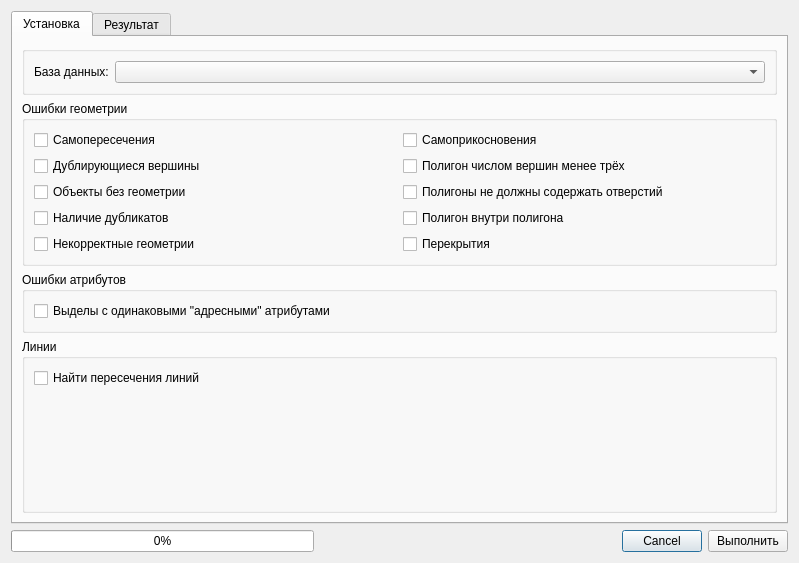
<?xml version="1.0" encoding="UTF-8"?>
<ui version="4.0">
 <class>Dialog</class>
 <widget class="QDialog" name="Dialog">
  <property name="geometry">
   <rect>
    <x>0</x>
    <y>0</y>
    <width>799</width>
    <height>563</height>
   </rect>
  </property>
  <property name="contextMenuPolicy">
   <enum>Qt::CustomContextMenu</enum>
  </property>
  <property name="windowTitle">
   <string>Проверка топологии</string>
  </property>
  <layout class="QVBoxLayout" name="verticalLayout_2">
   <item>
    <widget class="QTabWidget" name="tabWidget">
     <property name="sizePolicy">
      <sizepolicy hsizetype="Expanding" vsizetype="Expanding">
       <horstretch>0</horstretch>
       <verstretch>0</verstretch>
      </sizepolicy>
     </property>
     <property name="sizeIncrement">
      <size>
       <width>0</width>
       <height>0</height>
      </size>
     </property>
     <property name="currentIndex">
      <number>0</number>
     </property>
     <widget class="QWidget" name="tabCommon">
      <attribute name="title">
       <string>Установка</string>
      </attribute>
      <layout class="QVBoxLayout" name="verticalLayout">
       <item>
        <widget class="QGroupBox" name="groupBox_2">
         <property name="sizePolicy">
          <sizepolicy hsizetype="Preferred" vsizetype="Fixed">
           <horstretch>0</horstretch>
           <verstretch>0</verstretch>
          </sizepolicy>
         </property>
         <property name="title">
          <string/>
         </property>
         <layout class="QHBoxLayout" name="horizontalLayout">
          <item>
           <widget class="QLabel" name="label_4">
            <property name="text">
             <string>База данных:</string>
            </property>
           </widget>
          </item>
          <item>
           <widget class="QComboBox" name="TopologyCheckerDBcomboBox">
            <property name="sizePolicy">
             <sizepolicy hsizetype="Expanding" vsizetype="Expanding">
              <horstretch>0</horstretch>
              <verstretch>0</verstretch>
             </sizepolicy>
            </property>
           </widget>
          </item>
         </layout>
        </widget>
       </item>
       <item>
        <widget class="QGroupBox" name="geomCheckBox">
         <property name="title">
          <string>Ошибки геометрии</string>
         </property>
         <layout class="QGridLayout" name="gridLayout">
          <item row="2" column="1">
           <widget class="QCheckBox" name="checkGeomHoleCheck">
            <property name="text">
             <string>Полигоны не должны содержать отверстий</string>
            </property>
           </widget>
          </item>
          <item row="0" column="0">
           <widget class="QCheckBox" name="checkGeomSelfIntersections">
            <property name="text">
             <string>Самопересечения</string>
            </property>
           </widget>
          </item>
          <item row="1" column="0">
           <widget class="QCheckBox" name="checkGeomDuplicateVertex">
            <property name="text">
             <string>Дублирующиеся вершины</string>
            </property>
           </widget>
          </item>
          <item row="1" column="1">
           <widget class="QCheckBox" name="checkGeomPolygonCountVertex">
            <property name="text">
             <string>Полигон числом вершин менее трёх</string>
            </property>
           </widget>
          </item>
          <item row="3" column="0">
           <widget class="QCheckBox" name="checkGeomDuplicateGeometry">
            <property name="text">
             <string>Наличие дубликатов</string>
            </property>
           </widget>
          </item>
          <item row="2" column="0">
           <widget class="QCheckBox" name="checkGeomEmptyGeometry">
            <property name="text">
             <string>Объекты без геометрии</string>
            </property>
           </widget>
          </item>
          <item row="0" column="1">
           <widget class="QCheckBox" name="checkGeomSelfContact">
            <property name="text">
             <string>Самоприкосновения</string>
            </property>
           </widget>
          </item>
          <item row="3" column="1">
           <widget class="QCheckBox" name="checkGeomInsideObject">
            <property name="text">
             <string>Полигон внутри полигона</string>
            </property>
           </widget>
          </item>
          <item row="4" column="0">
           <widget class="QCheckBox" name="checkGeomValidation">
            <property name="text">
             <string>Некорректные геометрии</string>
            </property>
           </widget>
          </item>
          <item row="4" column="1">
           <widget class="QCheckBox" name="checkGeomOverlapPolygon">
            <property name="text">
             <string>Перекрытия</string>
            </property>
           </widget>
          </item>
         </layout>
        </widget>
       </item>
       <item>
        <widget class="QGroupBox" name="attrCheckBox">
         <property name="title">
          <string>Ошибки атрибутов</string>
         </property>
         <layout class="QGridLayout" name="gridLayout_3">
          <item row="0" column="0">
           <widget class="QCheckBox" name="checkAtrrAddresses">
            <property name="text">
             <string>Выделы с одинаковыми &quot;адресными&quot; атрибутами</string>
            </property>
           </widget>
          </item>
         </layout>
        </widget>
       </item>
       <item>
        <widget class="QGroupBox" name="groupBox">
         <property name="title">
          <string>Линии</string>
         </property>
         <layout class="QGridLayout" name="gridLayout_2">
          <item row="1" column="0">
           <spacer name="verticalSpacer">
            <property name="orientation">
             <enum>Qt::Vertical</enum>
            </property>
            <property name="sizeHint" stdset="0">
             <size>
              <width>20</width>
              <height>40</height>
             </size>
            </property>
           </spacer>
          </item>
          <item row="0" column="0">
           <widget class="QCheckBox" name="checkIntersectionLine">
            <property name="text">
             <string>Найти пересечения линий</string>
            </property>
           </widget>
          </item>
         </layout>
        </widget>
       </item>
      </layout>
     </widget>
     <widget class="QWidget" name="tab">
      <property name="sizePolicy">
       <sizepolicy hsizetype="Preferred" vsizetype="Fixed">
        <horstretch>0</horstretch>
        <verstretch>0</verstretch>
       </sizepolicy>
      </property>
      <attribute name="title">
       <string>Результат</string>
      </attribute>
      <layout class="QVBoxLayout" name="verticalLayout_3">
       <item>
        <widget class="QTableWidget" name="tableWidget">
         <property name="sizePolicy">
          <sizepolicy hsizetype="MinimumExpanding" vsizetype="Expanding">
           <horstretch>0</horstretch>
           <verstretch>0</verstretch>
          </sizepolicy>
         </property>
         <property name="contextMenuPolicy">
          <enum>Qt::CustomContextMenu</enum>
         </property>
         <property name="autoScroll">
          <bool>true</bool>
         </property>
         <property name="editTriggers">
          <set>QAbstractItemView::NoEditTriggers</set>
         </property>
         <property name="selectionMode">
          <enum>QAbstractItemView::ExtendedSelection</enum>
         </property>
         <property name="selectionBehavior">
          <enum>QAbstractItemView::SelectRows</enum>
         </property>
         <property name="horizontalScrollMode">
          <enum>QAbstractItemView::ScrollPerItem</enum>
         </property>
         <property name="sortingEnabled">
          <bool>true</bool>
         </property>
         <property name="columnCount">
          <number>5</number>
         </property>
         <attribute name="horizontalHeaderCascadingSectionResizes">
          <bool>true</bool>
         </attribute>
         <attribute name="horizontalHeaderMinimumSectionSize">
          <number>50</number>
         </attribute>
         <attribute name="horizontalHeaderDefaultSectionSize">
          <number>175</number>
         </attribute>
         <attribute name="horizontalHeaderShowSortIndicator" stdset="0">
          <bool>false</bool>
         </attribute>
         <attribute name="horizontalHeaderStretchLastSection">
          <bool>true</bool>
         </attribute>
         <attribute name="verticalHeaderCascadingSectionResizes">
          <bool>false</bool>
         </attribute>
         <column>
          <property name="text">
           <string>Слой</string>
          </property>
         </column>
         <column>
          <property name="text">
           <string>id объекта</string>
          </property>
         </column>
         <column>
          <property name="text">
           <string>Ошибка</string>
          </property>
         </column>
         <column>
          <property name="text">
           <string>Значение</string>
          </property>
         </column>
         <column>
          <property name="text">
           <string>Метод исправления</string>
          </property>
         </column>
        </widget>
       </item>
       <item>
        <widget class="QGroupBox" name="groupBox_4">
         <property name="sizePolicy">
          <sizepolicy hsizetype="Expanding" vsizetype="Fixed">
           <horstretch>0</horstretch>
           <verstretch>0</verstretch>
          </sizepolicy>
         </property>
         <property name="title">
          <string>Увеличить до выбранной строки</string>
         </property>
         <layout class="QGridLayout" name="gridLayout_4">
          <item row="0" column="0">
           <widget class="QRadioButton" name="radioButton_3">
            <property name="text">
             <string>Ошибка</string>
            </property>
           </widget>
          </item>
          <item row="1" column="0">
           <widget class="QCheckBox" name="checkBox_6">
            <property name="text">
             <string>Подсветить выделенные объекты</string>
            </property>
           </widget>
          </item>
         </layout>
        </widget>
       </item>
       <item>
        <widget class="QGroupBox" name="groupBox_5">
         <property name="title">
          <string/>
         </property>
         <layout class="QGridLayout" name="gridLayout_5">
          <item row="0" column="0">
           <widget class="QPushButton" name="pushButton">
            <property name="sizePolicy">
             <sizepolicy hsizetype="Fixed" vsizetype="Fixed">
              <horstretch>0</horstretch>
              <verstretch>0</verstretch>
             </sizepolicy>
            </property>
            <property name="minimumSize">
             <size>
              <width>16</width>
              <height>16</height>
             </size>
            </property>
            <property name="focusPolicy">
             <enum>Qt::NoFocus</enum>
            </property>
            <property name="autoFillBackground">
             <bool>false</bool>
            </property>
            <property name="text">
             <string/>
            </property>
            <property name="autoDefault">
             <bool>true</bool>
            </property>
            <property name="default">
             <bool>false</bool>
            </property>
            <property name="flat">
             <bool>false</bool>
            </property>
           </widget>
          </item>
          <item row="0" column="1">
           <widget class="QLabel" name="label">
            <property name="sizePolicy">
             <sizepolicy hsizetype="Expanding" vsizetype="Fixed">
              <horstretch>0</horstretch>
              <verstretch>0</verstretch>
             </sizepolicy>
            </property>
            <property name="text">
             <string>Исправить выделенные ошибки, используя метод исправления по умолчанию</string>
            </property>
           </widget>
          </item>
         </layout>
        </widget>
       </item>
      </layout>
     </widget>
    </widget>
   </item>
   <item>
    <layout class="QHBoxLayout" name="horizontalLayout_3">
     <item>
      <widget class="QProgressBar" name="progressBar">
       <property name="enabled">
        <bool>true</bool>
       </property>
       <property name="sizePolicy">
        <sizepolicy hsizetype="Expanding" vsizetype="Fixed">
         <horstretch>0</horstretch>
         <verstretch>0</verstretch>
        </sizepolicy>
       </property>
       <property name="value">
        <number>0</number>
       </property>
       <property name="textVisible">
        <bool>true</bool>
       </property>
       <property name="invertedAppearance">
        <bool>false</bool>
       </property>
      </widget>
     </item>
     <item>
      <spacer name="horizontalSpacer_3">
       <property name="orientation">
        <enum>Qt::Horizontal</enum>
       </property>
       <property name="sizeType">
        <enum>QSizePolicy::Expanding</enum>
       </property>
       <property name="sizeHint" stdset="0">
        <size>
         <width>40</width>
         <height>20</height>
        </size>
       </property>
      </spacer>
     </item>
     <item>
      <widget class="QDialogButtonBox" name="TopologyCheckCanceleButton">
       <property name="sizePolicy">
        <sizepolicy hsizetype="Fixed" vsizetype="Fixed">
         <horstretch>0</horstretch>
         <verstretch>0</verstretch>
        </sizepolicy>
       </property>
       <property name="standardButtons">
        <set>QDialogButtonBox::Cancel</set>
       </property>
      </widget>
     </item>
     <item>
      <widget class="QPushButton" name="TopologyCheckButton">
       <property name="sizePolicy">
        <sizepolicy hsizetype="Fixed" vsizetype="Fixed">
         <horstretch>0</horstretch>
         <verstretch>0</verstretch>
        </sizepolicy>
       </property>
       <property name="text">
        <string>Выполнить</string>
       </property>
      </widget>
     </item>
    </layout>
   </item>
  </layout>
 </widget>
 <tabstops>
  <tabstop>tabWidget</tabstop>
 </tabstops>
 <resources/>
 <connections/>
</ui>
